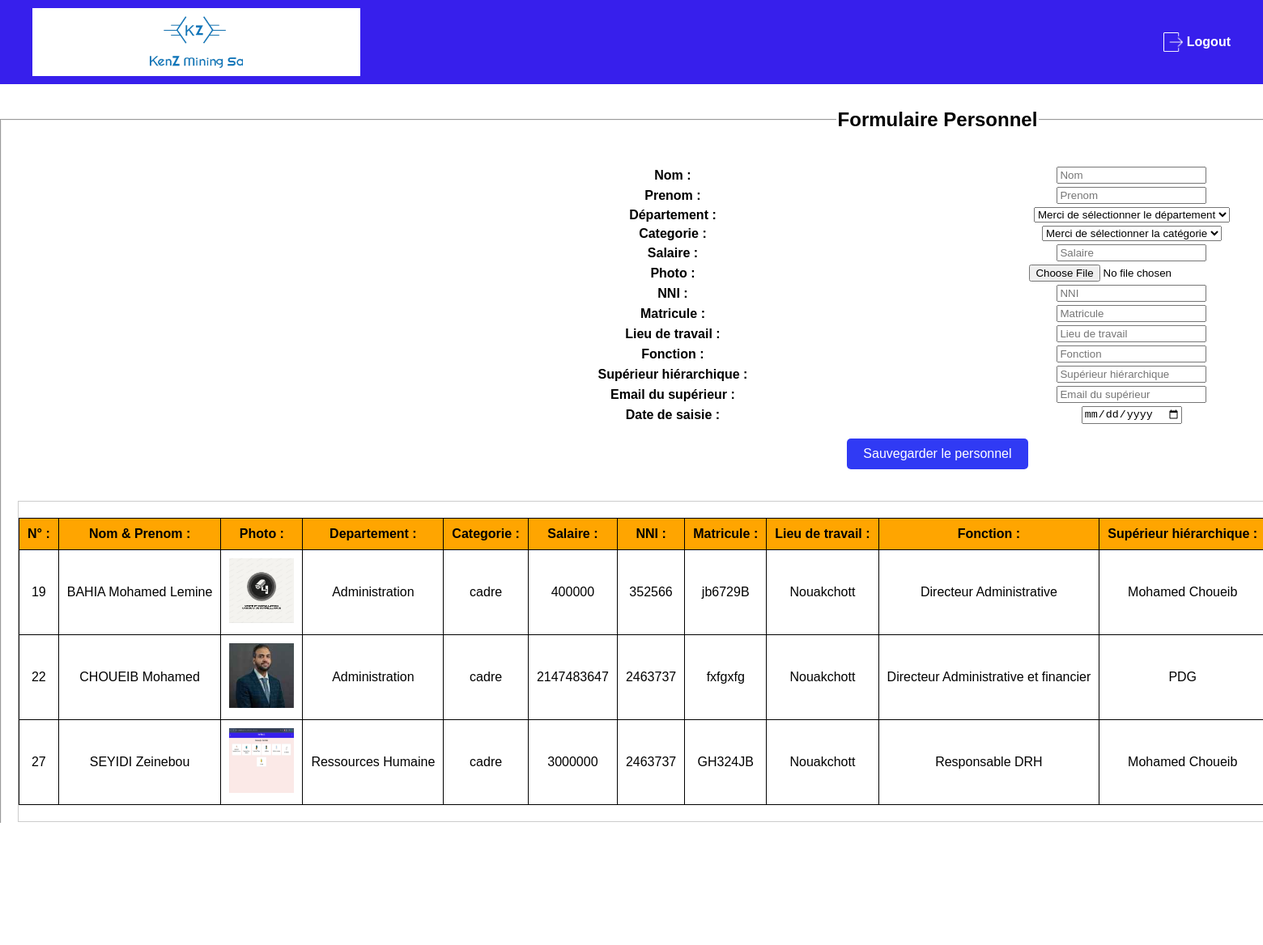
The app's page /Formulaires/formulaire_personnel.php?page=2 with its own data.
### tables this page shows
CREATE TABLE IF NOT EXISTS `personnel` (
  `id` int NOT NULL AUTO_INCREMENT,
  `nom` varchar(255) NOT NULL,
  `prenom` varchar(255) NOT NULL,
  `photo` varchar(255) DEFAULT NULL,
  `num_departement` int DEFAULT NULL,
  `categorie` varchar(255) DEFAULT NULL,
  `salaire` int DEFAULT NULL,
  `nni_emp` varchar(100) NOT NULL,
  `matricule_emp` varchar(100) NOT NULL,
  `lieu_travail` varchar(40) NOT NULL,
  `fonction` varchar(255) NOT NULL,
  `suphierarchie` varchar(255) NOT NULL,
  `emailsup` varchar(255) NOT NULL,
  `datesaisie` varchar(255) NOT NULL,
  `user_id` int DEFAULT NULL,
  PRIMARY KEY (`id`),
  KEY `num_departement` (`num_departement`)
);

CREATE TABLE IF NOT EXISTS `departement` (
  `num_departement` int NOT NULL AUTO_INCREMENT,
  `departement` varchar(255) NOT NULL,
  PRIMARY KEY (`num_departement`)
);

CREATE TABLE IF NOT EXISTS `categorie` (
  `code` int NOT NULL AUTO_INCREMENT,
  `Titre` varchar(255) NOT NULL,
  `Cle` varchar(255) NOT NULL,
  `salaire` int DEFAULT NULL,
  PRIMARY KEY (`code`)
);

### Formulaires/Formulaire_personnel.php (the view, shortened to what this page needs)
<?php
require_once("../serv_projet1.php");
$search = "";
$limit = 3;
$page = isset($_GET["page"]) ? (int)$_GET["page"] : 1;
$start_from = ($page - 1) * $limit;
$searchParam = "%$search%";
$query = "SELECT p.*, d.departement, c.Titre AS categorie_titre
          FROM personnel p
          LEFT JOIN departement d ON p.num_departement = d.num_departement
          LEFT JOIN categorie c ON p.categorie = c.Titre
          WHERE p.nom LIKE ? OR p.prenom LIKE ? OR d.departement LIKE ?
          LIMIT ?, ?";
$stmt_list = mysqli_prepare($conn, $query);
mysqli_stmt_bind_param($stmt_list, "sssii", $searchParam, $searchParam, $searchParam, $start_from, $limit);
mysqli_stmt_execute($stmt_list);
$lp = mysqli_stmt_get_result($stmt_list);
?>
<!DOCTYPE html>
<html lang="fr">
<head>
    <link rel="stylesheet" href="../css/styles_formulaire-personnel.css">
</head>
<body>
    <header>
        <nav style="display: flex; justify-content: space-between; align-items: center; padding: 0 20px;">
            <div class="logo-container">
                <img src="../img/LOGO.png" alt="Logo de Kenz Mining SA" class="logo-image" onerror="this.style.display='none'">
            </div>
            <a href="../logout.php" class="logout-link">
                <div class="logout">
                    <img src="../img/icon_logout.png" alt="icon_logout" class="logout-icon" onerror="this.style.display='none'">
                    <span>Logout</span>
                </div>
            </a>
        </nav>
    </header>
    <fieldset style="margin-top: 30px;">
        <legend> <b>Formulaire Personnel</b></legend>
        <div style="text-align: right;">
            <form method="post" action="">
            </form>
        </div>
        <form method="post" action="" enctype="multipart/form-data">
            <table width= "50%" align = "center">
                <tr>
                    <td><label> <b>Nom : </b></label></td>
                    <td><input type = "text" name= "nom" placeholder="Nom" required></td>
                </tr>
                <tr>
                    <td><label> <b>Prenom :</b> </label></td>
                    <td><input type = "text" name= "prenom" placeholder="Prenom" required></td>
                </tr>
                <tr>
                    <td><label> <b>Département :</b> </label></td>
                    <td><select name= "departement" required>
                        <option value = ""> Merci de sélectionner le département</option>
                    </select></td>
                </tr>
                <tr>
                    <td><label> <b>Categorie : </b></label></td>
                    <td>
                        <select name="categorie" required>
                            <option value="">Merci de sélectionner la catégorie</option>
                        </select>
                    </td>
                </tr>
                <tr>
                    <td><label> <b>Salaire : </b></label></td>
                    <td><input type="number" name="salaire" placeholder="Salaire" required></td>
                </tr>
                <tr>
                    <td><label> <b>Photo : </b></label></td>
                    <td><input type = "file" name= "photo" value = ""> </td>
                </tr>
                <tr>
                    <td><label> <b>NNI : </b></label></td>
                    <td><input type="text" name="nni_emp" placeholder="NNI" required></td>
                </tr>
                <tr>
                    <td><label> <b>Matricule : </b></label></td>
                    <td><input type="text" name="matricule_emp" placeholder="Matricule" required></td>
                </tr>
                <tr>
                    <td><label> <b>Lieu de travail :</b> </label></td>
                    <td><input type="text" name="lieu_travail" placeholder="Lieu de travail" required></td>
                </tr>
                <tr>
                    <td><label> <b>Fonction :</b> </label></td>
                    <td><input type="text" name="fonction" placeholder="Fonction" required></td>
                </tr>
                <tr>
                    <td><label><b> Supérieur hiérarchique : </b></label></td>
                    <td><input type="text" name="suphierarchie" placeholder="Supérieur hiérarchique" required></td>
                </tr>
                <tr>
                    <td><label> <b>Email du supérieur : </b></label></td>
                    <td><input type="email" name="emailsup" placeholder="Email du supérieur" required></td>
                </tr>
                <tr>
                    <td><label> <b>Date de saisie :</b> </label></td>
                    <td><input type="date" name="datesaisie" required></td>
                </tr>
                <tr>
                    <td colspan="2" style="text-align: center; padding-top: 15px;">
                        <input type = "submit" name= "eng" value = "Sauvegarder le personnel" class="btn-save">
                    </td>
                </tr>
            </table>
            <br><br>
            <div style="overflow-x: auto; max-width: 100%; display: block; border: 1px solid #ccc;">
            <table class="personnel-table" width= "100%" align = "center" border = "1">
                <tr style= "background-color : Orange;">
                    <th>N° :</th>
                    <th>Nom & Prenom :</th>
                    <th>Photo :</th>
                    <th>Departement :</th>
                    <th>Categorie :</th>
                    <th>Salaire :</th>
                    <th>NNI :</th>
                    <th>Matricule :</th>
                    <th>Lieu de travail :</th>
                    <th>Fonction :</th>
                    <th>Supérieur hiérarchique :</th>
                </tr>
                <?php while($l = mysqli_fetch_array($lp)){?>
                <tr id="row_<?php echo $l['id']; ?>">
                    <td> <?php echo $l['id']?> </td>
                    <td> <?php echo $l['nom'].' '.$l['prenom']?></td>
                    <td> <img src="../img/<?php echo $l['photo']?>" width="80" height = "80"></td>
                    <td> <?php echo $l['departement']?> </td>
                    <td> <?php echo $l['categorie_titre']?> </td>
                    <td> <?php echo $l['salaire']?> </td>
                    <td> <?php echo $l['nni_emp']?> </td>
                    <td> <?php echo $l['matricule_emp']?> </td>
                    <td> <?php echo $l['lieu_travail']?> </td>
                    <td> <?php echo $l['fonction']?> </td>
                    <td> <?php echo $l['suphierarchie']?> </td>
                </tr>
                <?php }?>
            </table>
            </div>
             <div class="pagination">
            </div>
        </form>
        <br><br>
        <a href="Formulaires_RH.php" class="btn-blue">Return</a>
    </fieldset>
</body>
</html>

### css/styles_formulaire-personnel.css (style rules this page uses)
body { font-family: Arial, sans-serif; background-color: #ffffff; margin: 0; padding: 0; }
header { background-color: #371fec; color: white; padding: 10px 20px; text-align: center; }
.logo-container { background-color: white; padding: 10px; display: flex; justify-content: center; align-items: center; }
.logo-image { max-width: 30%; height: auto; }
.logout-link { text-decoration: none; color: inherit; }
.logout img { width: 24px; height: 24px; margin-left: 5px; filter: brightness(0) invert(1); }
.logout { display: flex; align-items: center; gap: 5px; font-size: 16px; font-weight: bold; cursor: pointer; }
nav { display: flex; justify-content: space-between; align-items: center; }
fieldset { width: 95%; max-width: 100vw; box-sizing: border-box; margin: 0 auto; padding: 20px; text-align: center; }
legend { font-size: 24px; font-weight: bold; }
.btn-save { background-color: rgb(48, 58, 244); color: white; border: none; padding: 10px 20px; cursor: pointer; font-size: 16px; border-radius: 5px; }
.personnel-table { width: 100%; border-collapse: collapse; margin: 20px 0; white-space: nowrap; }
.personnel-table, .personnel-table th, .personnel-table td { border: 1px solid black; }
.personnel-table th, .personnel-table td { padding: 10px; text-align: center; vertical-align: middle; }
.personnel-table th { background-color: orange; }
.btn-blue { display: inline-block; padding: 10px 20px; font-size: 16px; color: #fff; background-color: #007bff; border: none; border-radius: 5px; text-decoration: none; cursor: pointer; transition: background-color 0.3s ease; }
.pagination { display: inline-block; margin-top: 20px; display: flex; justify-content: flex-end; text-align: right; }

### records on screen
personnel: id "19", nom "BAHIA", prenom "Mohamed Lemine", photo (picture), departement.departement "Administration", categorie.Titre "cadre", salaire "400000", nni_emp "352566", matricule_emp "jb6729B", lieu_travail "Nouakchott", fonction "Directeur Administrative", suphierarchie "Mohamed Choueib"
personnel: id "22", nom "CHOUEIB", prenom "Mohamed", photo (picture), departement.departement "Administration", categorie.Titre "cadre", salaire "2147483647", nni_emp "2463737", matricule_emp "fxfgxfg", lieu_travail "Nouakchott", fonction "Directeur Administrative et financier", suphierarchie "PDG"
personnel: id "27", nom "SEYIDI", prenom "Zeinebou", photo (picture), departement.departement "Ressources Humaine", categorie.Titre "cadre", salaire "3000000", nni_emp "2463737", matricule_emp "GH324JB", lieu_travail "Nouakchott", fonction "Responsable DRH", suphierarchie "Mohamed Choueib"
